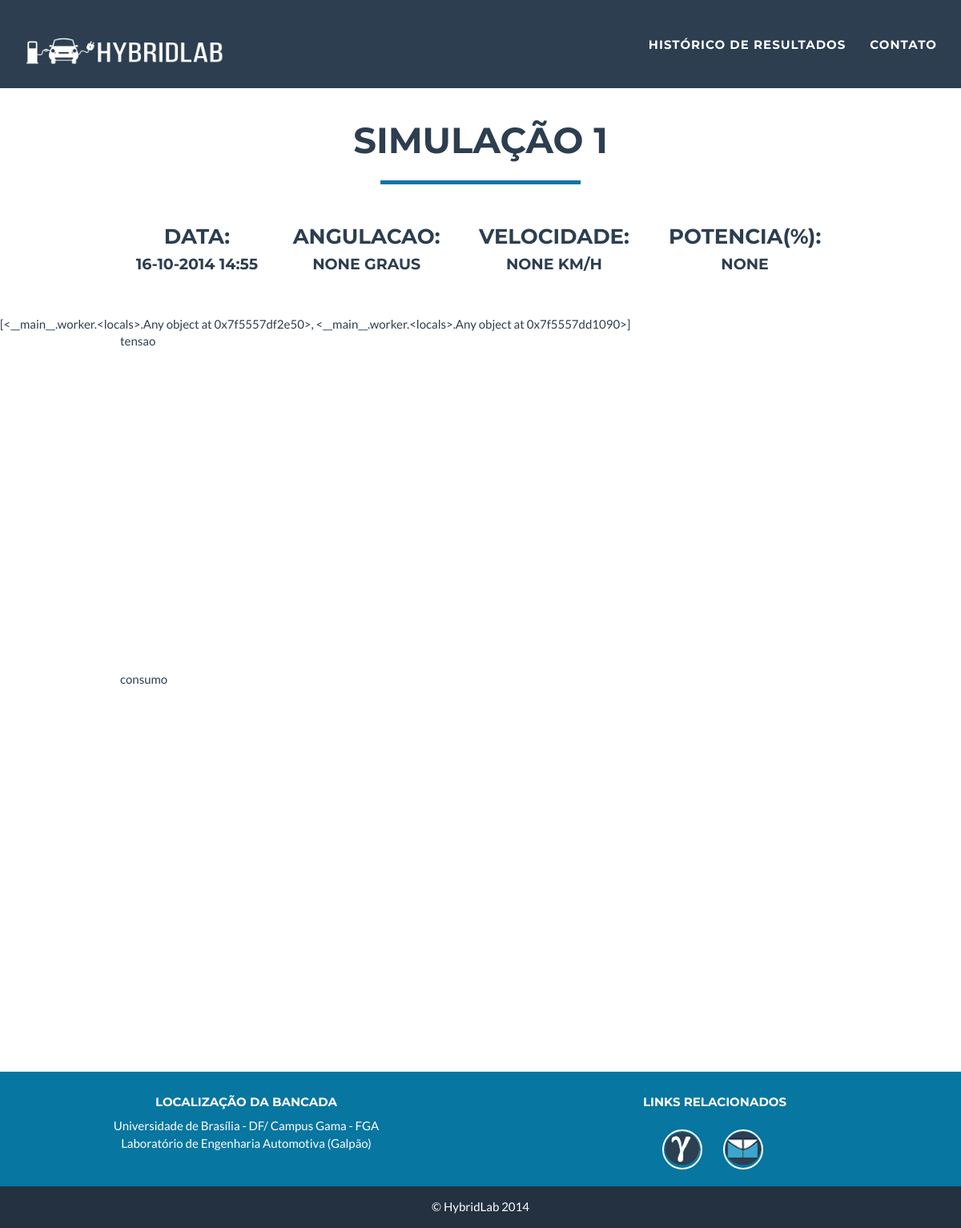
The page /historico/1/ (signed in) on the database as committed earlier.
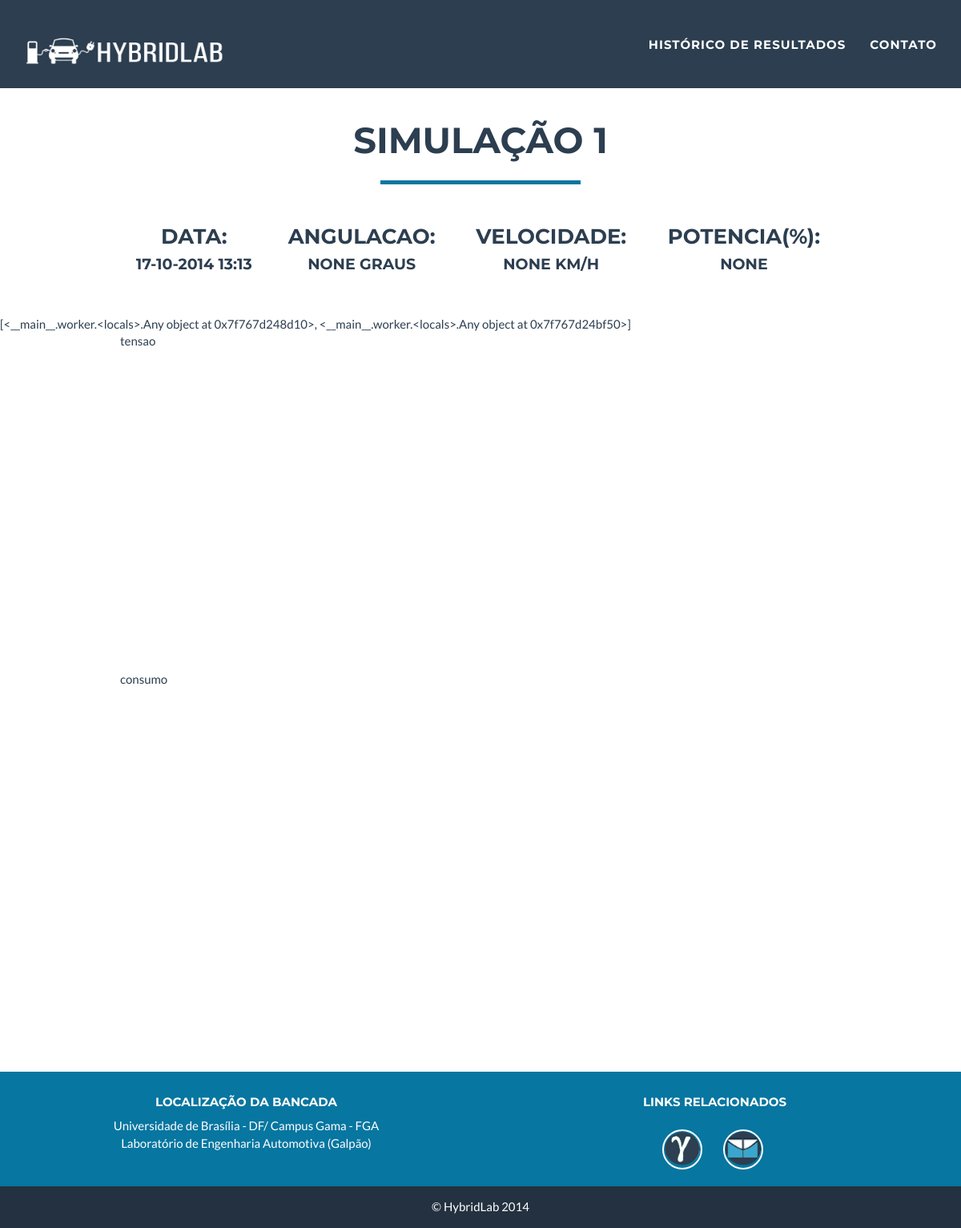
The same page on the database as committed later.
### chart/models.py (models this page shows)
class Simulation(models.Model):
	id = models.IntegerField(primary_key=True)
	pub_date = models.DateTimeField('pub date', default=datetime.now)
	angulation = models.IntegerField()
	speed = models.IntegerField()
	power = models.IntegerField()
	def __str__(self):
		return self.pub_date.strftime('%d-%m-%Y %H:%M')

### chart/views.py (the view)
# urls.py: url(r'^historico/(?P<SimuId>\d+)/$', chart.views.resultados, name='resultados'),
def resultados(request, SimuId):
	simulation = Simulation.objects.get(id=SimuId)
	simulationdataTension = \
        DataPool(
           series=
            [{'options': {
               'source': Tension.objects.filter(id_simulation=simulation)},
              'terms': [
                'tension',
                'time']}
            ])
        cht = Chart(
            datasource = simulationdataTension,
            series_options =
              [{'options':{
                  'type': 'line',
                  'stacking': False},
                'terms':{
                  'time': [
                    'tension']
                  }}],
            chart_options =
              {'title': {
              	'text': 'Dados da Tensao da Simulacao Realizada'},
                'colors': ['#3AA6D0'],
                'chart': {'backgroundColor': '#DAEEF2'},
               'xAxis': {
                    'title': {
                       'text': 'Time'}}})
        simulationdataFuel = \
        DataPool(
           series=
            [{'options': {
              'source': Fuel.objects.filter(id_simulation=simulation)},
              'terms': [
              'time',
              'fuel']}
            ])
        chtT = Chart(
            datasource = simulationdataFuel,
            series_options =
              [{'options':{
                  'type': 'line',
                  'stacking': False},
                'terms':{
                  'time': [
                    'fuel']
                  }}],
            chart_options =
              {'title': {
                'text': 'Dados do Consumo da Simulacao Realizada'},
                'colors': ['#3AA6D0'],
                'chart': {'backgroundColor': '#DAEEF2'},
               'xAxis': {
                    'title': {
                       'text': 'Time'}}})
        return render_to_response('resultados.html',{'resultados' : [cht, chtT], 'simulation': simulation})

### templates/resultados.html (shortened to what this page needs)
{% extends 'base.html' %}
{% block 'content' %}
<section class="primary">
	<center><table width="75%" border="0">
    	<tr>
    		<td colspan=7><center><h2>Simulação {{simulation.id}}</h2></center><hr class="star-primary"></td>
 		</tr>
 		<tr>
       		<td align="center"><h3>Data:</h3><h4>{{simulation}}</h4><td>
       		<td align="center"><h3>Angulacao:</h3><h4> {{simulation.angulation}} graus</h4><td>
       		<td align="center"><h3>Velocidade:</h3><h4> {{simulation.speed}} km/h</h4><td>
       		<td align="center"><h3>Potencia(%):</h3><h4> {{simulation.power}} </h4><td>
        </tr>
    </table></center><br><br>
		{% load chartit %}
		{{ resultados|load_charts:"cht, chtT"}}
		 <div class="center-block" style="width:900px; height:400px;" id="cht">tensao</div>
		 <br>
		<div class="center-block" style="width:900px; height:400px;"id="chtT">consumo</div>
</section>
{% endblock %}

Rows that differ between the two databases and show on the page:
changed Simulation "NONE": pub_date "16-10-2014 14:55" → "17-10-2014 13:13"
Other text that changed with them:
{{ resultados|load_charts:"cht, chtT" }}: "[<__main__.worker.<locals>.Any object at 0x7f5557df2e50>, <__main__.worker.<locals>.Any object at 0x7f5557dd1090>]" → "[<__main__.worker.<locals>.Any object at 0x7f767d248d10>, <__main__.worker.<locals>.Any object at 0x7f767d24bf50>]"
